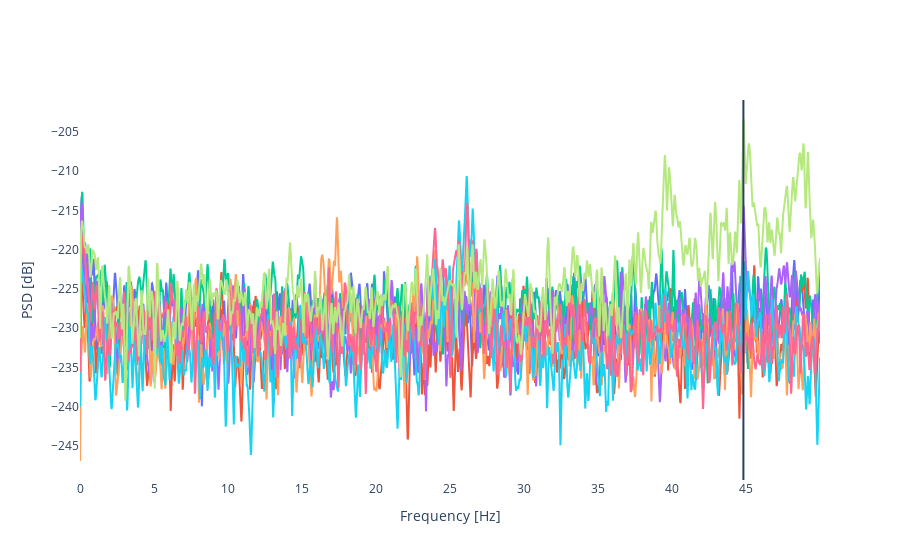

The code cell stored with this chart in its notebook:
### Code cell
traces = {}
for i in range(1,psd['df'].shape[1]):
    traces['traces_'+str(i)] = go.Scatter(x =psd['df'][:,0], y = 10*np.log(psd['df'][:,i]))
data = list(traces.values())
fig_psd = go.Figure(data)
fig_psd.update_xaxes(title_text = 'Frequency [Hz]', showgrid = False, zeroline = False)
fig_psd.update_yaxes(title_text = 'PSD [dB]', showgrid = False, zeroline = False)
fig_psd.update_layout(shapes=[
    dict(
      type= 'line',
      yref= 'paper', y0= 0, y1= 1,
      xref= 'x', x0= psd['fre'][0], x1= psd['fre'][0]
    )
])
fig_psd.update_layout(
            {
            'showlegend' : False,
            'plot_bgcolor' : 'rgba(0,0,0,0)',
            'paper_bgcolor': 'rgba(0,0,0,0)'
})

### Figure 1 — Plotly figure (JSON) as saved in the notebook; plotly's stock layout.template omitted (floating-point values rounded to 4 significant figures; data arrays with more than 128 entries replaced by an {"elided": "..."} marker saying what was removed)
{"data": [{"type": "scatter", "x": {"elided": "3821 float values"}, "y": {"elided": "3821 float values"}}, {"type": "scatter", "x": {"elided": "3821 float values"}, "y": {"elided": "3821 float values"}}, {"type": "scatter", "x": {"elided": "3821 float values"}, "y": {"elided": "3821 float values"}}, {"type": "scatter", "x": {"elided": "3821 float values"}, "y": {"elided": "3821 float values"}}, {"type": "scatter", "x": {"elided": "3821 float values"}, "y": {"elided": "3821 float values"}}, {"type": "scatter", "x": {"elided": "3821 float values"}, "y": {"elided": "3821 float values"}}, {"type": "scatter", "x": {"elided": "3821 float values"}, "y": {"elided": "3821 float values"}}, {"type": "scatter", "x": {"elided": "3821 float values"}, "y": {"elided": "3821 float values"}}], "layout": {"paper_bgcolor": "rgba(0,0,0,0)", "plot_bgcolor": "rgba(0,0,0,0)", "shapes": [{"type": "line", "x0": 44.82, "x1": 44.82, "xref": "x", "y0": 0, "y1": 1, "yref": "paper"}], "showlegend": false, "xaxis": {"showgrid": false, "title": {"text": "Frequency [Hz]"}, "zeroline": false}, "yaxis": {"showgrid": false, "title": {"text": "PSD [dB]"}, "zeroline": false}}}
